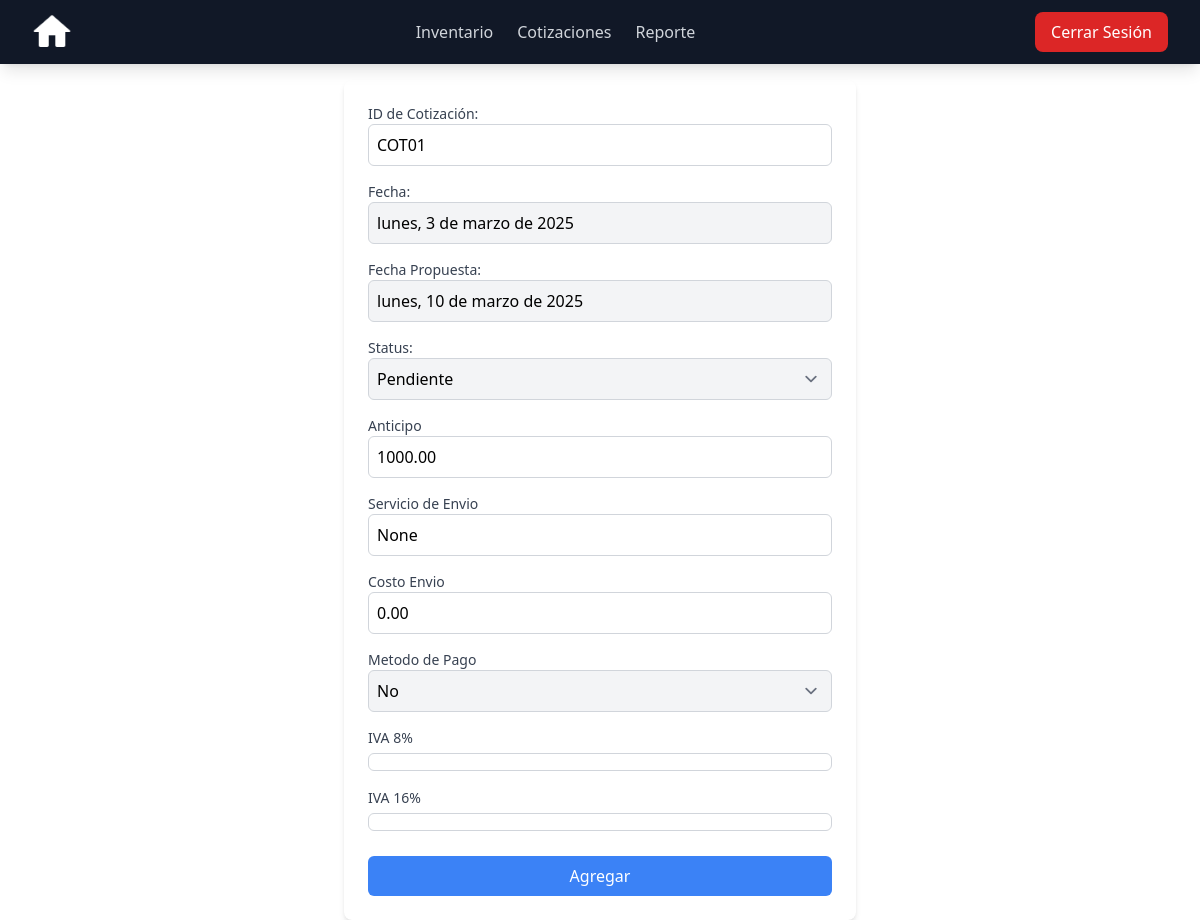
/quotes/update/COT01/, run on an earlier commit of the app's database.
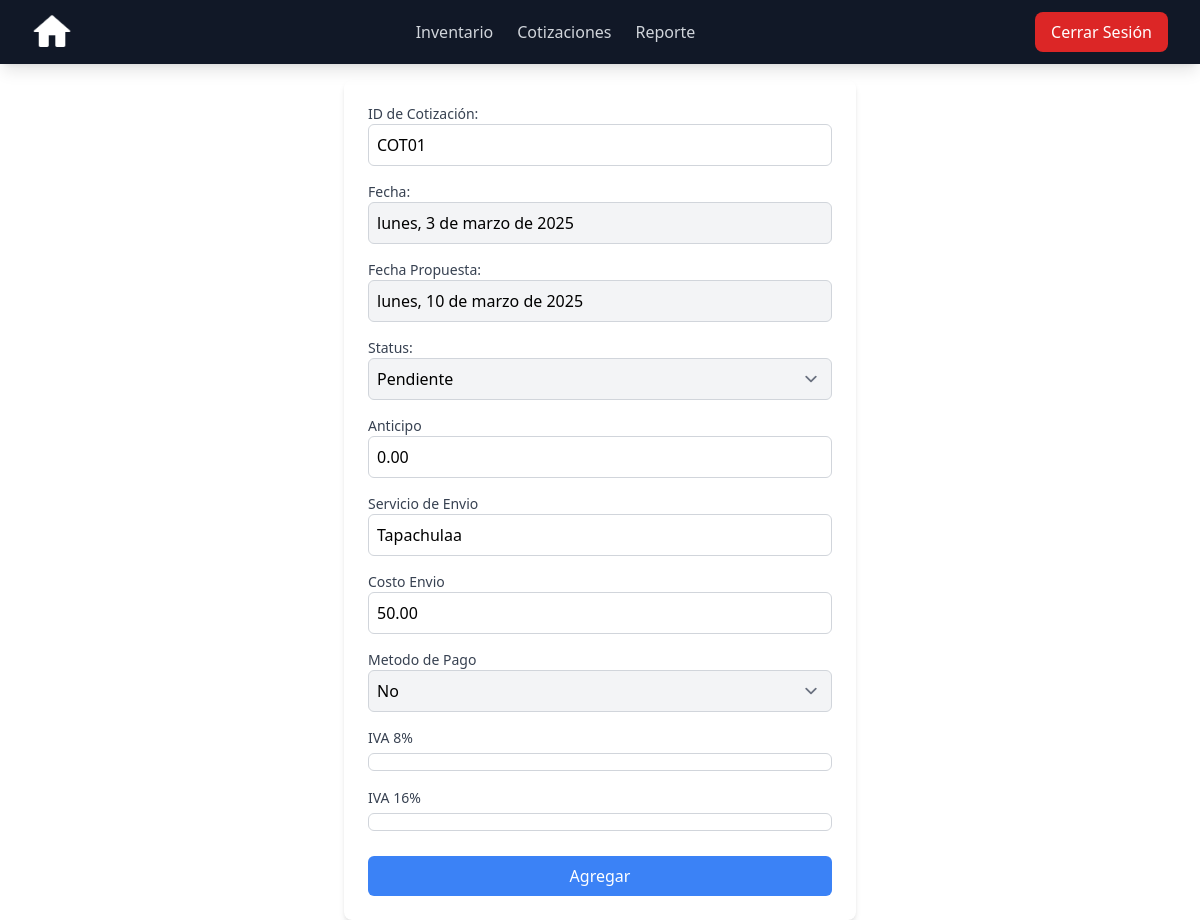
And on a later commit of the database.
### cotizaciones/models.py (models this page shows, shortened)
class Cotizaciones(models.Model):
    id = models.CharField(max_length=10, primary_key=True, unique=True, blank=False, null=False)
    fecha = models.CharField(max_length=100, blank=False, null=False)
    fecha_propuesta = models.CharField(max_length=100, blank=False, null=False)
    servicio_envio = models.CharField(max_length=100, blank=False, null=True, default=None)
    costo_envio = models.DecimalField(max_digits=10, decimal_places=2, blank=False, null=True, default=0)
    total = models.DecimalField(max_digits=10, decimal_places=2, default=0.0) # Este total es el total sin IVA por cuestiones programaticas lo decidimos dejar así.
    total_Civa = models.DecimalField(max_digits=10, decimal_places=2, default=0.0)
    status = models.CharField(max_length=20, blank=False, null=False, default='Pendiente')
    anticipo = models.DecimalField(max_digits=10, decimal_places=2, default=0.0)
    restante = models.DecimalField(max_digits=10, decimal_places=2, default=0.0)
    metodo_pago = models.CharField(max_length=20, null=False, default='No')
    iva = models.DecimalField(max_digits=10, decimal_places=2, default=0.0)
    iva_8 = models.BooleanField(default=False)
    iva_16 = models.BooleanField(default=False)

### cotizaciones/views.py (the view, shortened to what this page needs)
# urls.py: path('update/<str:id>/',update_quote,name='update_quote' ),
def update_quote(request, id):
    quote = get_object_or_404(Cotizaciones, id=id)
    context = {"quote": quote}
    return render(request, 'quotes/form.html', context)

### templates/quotes/form.html (shortened to what this page needs)
{% include 'nav_bar.html' %}
<form method="POST" class="max-w-lg mx-auto bg-white p-6 rounded-lg shadow-md mt-20">
    <label for="id" class="block text-sm font-medium text-gray-700">ID de Cotización:</label>
    <input type="text" name="id" id="id" value="{{ quote.id }}" required
           class="w-full p-2 border border-gray-300 rounded-md focus:ring focus:ring-blue-300">
    <label for="fecha" class="block mt-4 text-sm font-medium text-gray-700">Fecha:</label>
    <input type="text" name="fecha" id="fecha" required readonly
           class="w-full p-2 border border-gray-300 bg-gray-100 rounded-md">
    <label for="fecha_propuesta" class="block mt-4 text-sm font-medium text-gray-700">Fecha Propuesta:</label>
    <input type="text" name="fecha_propuesta" id="fecha_propuesta" required readonly
           class="w-full p-2 border border-gray-300 bg-gray-100 rounded-md">
    <label for="status" class="block mt-4 text-sm font-medium text-gray-700">Status:</label>
    <select name="status" id="status" required
            class="w-full p-2 border border-gray-300 bg-gray-100 rounded-md">
        <option value="Pendiente" selected>Pendiente</option>
    </select>
    <label for="anticipo" class="block mt-4 text-sm font-medium text-gray-700">Anticipo</label>
    <input type="number" step="0.01" name="anticipo" id="anticipo" value="{{ quote.anticipo }}" required
            class="w-full p-2 border border-gray-300 rounded-md focus:ring focus:ring-blue-300">
    <label for="servicio_envio" class="block mt-4 text-sm font-medium text-gray-700">Servicio de Envio</label>
    <input type="text" name="servicio_envio" id="servicio_envio" value="{{ quote.servicio_envio }}" required
            class="w-full p-2 border border-gray-300 rounded-md focus:ring focus:ring-blue-300">
    <label for="costo_envio" class="block mt-4 text-sm font-medium text-gray-700">Costo Envio</label>
    <input type="number" step="0.01" name="costo_envio" id="costo_envio" value="{{ quote.costo_envio }}" required
            class="w-full p-2 border border-gray-300 rounded-md focus:ring focus:ring-blue-300">
    <label for="metodo_pago" class="block mt-4 text-sm font-medium text-gray-700">Metodo de Pago</label>
    <select name="metodo_pago" id="metodo_pago" required
            class="w-full p-2 border border-gray-300 bg-gray-100 rounded-md">
        <option value="No" selected>No</option>
    </select>
    <label for="iva_8" class="block mt-4 text-sm font-medium text-gray-700">IVA 8%</label>
    <input type="checkbox" name="iva_8" id="iva_8" value="{{ quote.iva_8 }}" class="w-full p-2 border border-gray-300 rounded-md focus:ring focus:ring-blue-300">
    <label for="iva_16" class="block mt-4 text-sm font-medium text-gray-700">IVA 16%</label>
    <input type="checkbox" name="iva_16" id="iva_16" value="{{ quote.iva_16 }}" class="w-full p-2 border border-gray-300 rounded-md focus:ring focus:ring-blue-300">
    <button type="submit" class="mt-6 w-full bg-blue-500 text-white py-2 px-4 rounded-md hover:bg-blue-600">Agregar</button>
</form>

What changed in the data, as far as the page shows it:
changed Cotizaciones "COT01": anticipo "1000.00" → "0.00"; servicio_envio "None" → "Tapachulaa"; costo_envio "0.00" → "50.00"
